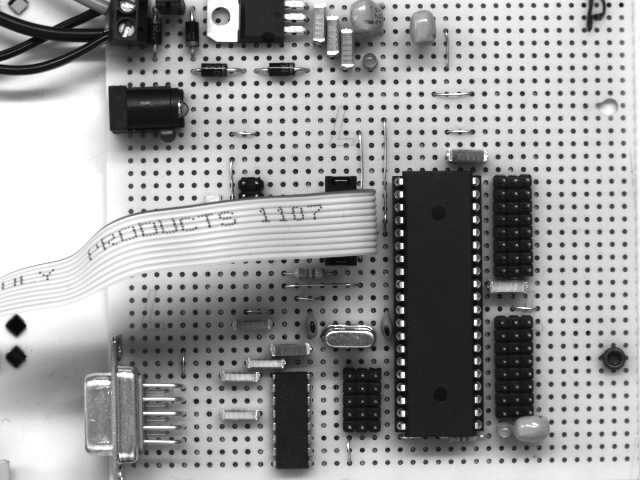
//> input picture assets/image1.pgm, 640 x 480 px
$ ./h-nse-imvis   (built with g++ and OpenCV 4)
//> lines starting //> are read from the running program, lines starting //| are printed output that depends on the picture
### Assignment/GapsNext.h
#pragma once
#include "opencv2/highgui/highgui.hpp"
#include "opencv2/imgproc/imgproc.hpp"

using namespace cv;
using namespace std;

class GapsNext
{
public:
	GapsNext(Mat &src, Mat &dst);
	void process(void);
	uint8_t labelPixel(uint16_t h, uint16_t w);

private:
	Mat src, dst;
	int HEIGHT, WIDTH;
	uint8_t label;
	int internalEdges[4][2][2] = {
		{{0, 255},
		 {255, 255}},
		{{255, 0},
		 {255, 255}},
		{{255, 255},
		 {255, 0}},
		{{255, 255},
		 {0, 255}}};

	int externalEdges[4][2][2] = {
		{{255, 0},
		 {0, 0}},
		{{0, 255},
		 {0, 0}},
		{{0, 0},
		 {0, 255}},
		{{0, 0},
		 {255, 0}}};
};

### Assignment/Gaps.h
#pragma once
#include "opencv2/highgui/highgui.hpp"
#include "opencv2/imgproc/imgproc.hpp"

using namespace cv;
using namespace std;

class Gaps
{
public:
	Gaps(Mat &src, Mat &dst);
	void process(void);
	uint8_t labelPixel(uint16_t h, uint16_t w);

private:
	Mat src, dst;
	int HEIGHT, WIDTH;
	uint8_t label;

	int internalEdges[4][2][2] = {
		{{0, 255},
		 {255, 255}},
		{{255, 0},
		 {255, 255}},
		{{255, 255},
		 {255, 0}},
		{{255, 255},
		 {0, 255}}};

	int externalEdges[4][2][2] = {
		{{255, 0},
		 {0, 0}},
		{{0, 255},
		 {0, 0}},
		{{0, 0},
		 {0, 255}},
		{{0, 0},
		 {255, 0}}};
};

### Assignment/Mier.h
#pragma once
#include "opencv2/highgui/highgui.hpp"
#include "opencv2/imgproc/imgproc.hpp"

using namespace cv;
using namespace std;

class Mier
{
public:
	Mier(Mat &src1, Mat &src2, Mat &dst);
	void process(void);

private:
	Mat src1, src2, dst;
};

### Assignment/Filtering.h
#pragma once
#include "opencv2/highgui/highgui.hpp"
#include "opencv2/imgproc/imgproc.hpp"

using namespace cv;
using namespace std;

class Filtering
{
public:
	Filtering(Mat &src, Mat &dst);
	void hdFilter(void);
	void ldFilter(void);
	void medianFilter(void);

private:
	Mat src, dst;
	int HEIGHT, WIDTH;
};

### Assignment/Zoom.h
#pragma once
#include "opencv2/highgui/highgui.hpp"
#include "opencv2/imgproc/imgproc.hpp"

using namespace cv;
using namespace std;

class Zoom
{
public:
	Zoom(Mat &src, Mat &dst, float zoomFactor, int x, int y);
	void process(void);

private:
	Mat src, dst;
	int HEIGHT, WIDTH;
	float zoomFactor;
	int x,y;
};

### Assignment/SmartContrast.h
#pragma once
#include "opencv2/highgui/highgui.hpp"
#include "opencv2/imgproc/imgproc.hpp"

using namespace cv;
using namespace std;

class SmartContrast
{
public:
	SmartContrast(Mat &src, Mat &dst);
	void process(void);

private:
	Mat src, dst;
	int HEIGHT, WIDTH;
};

### Assignment/Invert.h
#pragma once
#include "opencv2/highgui/highgui.hpp"
#include "opencv2/imgproc/imgproc.hpp"

using namespace cv;
using namespace std;

class Invert
{
public:
	Invert(Mat &src, Mat &dst);
	void process(void);

private:
	Mat src, dst;
	int HEIGHT, WIDTH;
};

### Assignment/Mirror.h
#pragma once
#include "opencv2/highgui/highgui.hpp"
#include "opencv2/imgproc/imgproc.hpp"

using namespace cv;
using namespace std;

class Mirror
{
public:
	Mirror(Mat &src, Mat &dst);
	void process(void);

private:
	Mat src, dst;
	int HEIGHT, WIDTH;
};

### Assignment/Histogram.h
#pragma once
#include "opencv2/highgui/highgui.hpp"
#include "opencv2/imgproc/imgproc.hpp"
#include <iostream>

using namespace cv;
using namespace std;

class Histogram
{
public:
	Histogram(const String &winname, Mat &src);
	void update();

private:
	int _pixelvalue = 127; // beginwaarde voor trackbar waarde
	int histSize = 256;		 // Totaal aantal grijswaarden
	String winname;
	Mat src, dst, histI, histO, histImage;
};

### Assignment/Parameters.h
#pragma once
#define LEVELS 255 // aantal grijswaarden

### Assignment/Mirror.cpp
#include "Mirror.h"
using namespace cv;
using namespace std;

Mirror::Mirror(Mat &src, Mat &dst)
{
    this->src = src;
    this->dst = dst;
    HEIGHT = src.rows;
    WIDTH = src.cols;
}

void Mirror::process(void)
{
    int h, w, temp = 0;
    for (h = 0; h < HEIGHT; h++)
    {
        for (w = 0; w < WIDTH; w++)
        {
            temp = src.at<uchar>(h, w);
            // temp = *src.ptr(h, w); // hetzelfde als hierboven, maar op een andere manier.

            dst.at<uchar>(h, WIDTH - w - 1) = temp;
            //*dst.ptr(HEIGHT - h - 1, w) = temp; // hetzelfde als hierboven, maar op een andere manier.
        }
    }
}

### Assignment/h-nse-imvis.cpp
#define ASSET_DIR "../assets/"

#include "opencv2/highgui.hpp"
#include <iostream>

#include "Parameters.h"
#include "Histogram.h"
#include "Mirror.h"
#include "Invert.h"
#include "SmartContrast.h"
#include "Zoom.h"
#include "Filtering.h"
#include "Mier.h"
#include "Gaps.h"
#include "GapsNext.h"

using namespace cv;
using namespace std;

int lab1_opdracht1a_beeld_spiegelen()
{
    // 1. Spiegelen
    Mat src, dst;

    String source_window = "Originele plaatje"; // Mag je weglaten, alleen imshow("naam",src) is voldoende. Dit maakt het mooier.
    String destination_window = "Verticaal gespiegeld";

    /* Hieronder: plaatje inlezen met imread(). De paden moet er zo uitzien: "C://mijnMap//subMap//bestand.pgm"
    Vergeet de optie IMREAD_GRAYSCALE niet als je een grijswaardenplaatje inleest.
    Met IMREAD_GRAYSCALE krijg je 1 byte per pixel, als je het vergeet krijg je 3 bytes per pixel en dan zie je maar 1/3 van je bronplaatje terug!! */

    src = imread(ASSET_DIR "image1.pgm", IMREAD_GRAYSCALE);
    namedWindow(source_window, WINDOW_AUTOSIZE); // Mag je weglaten, alleen imshow("naam",src) is voldoende.
    imshow(source_window, src);                  // Originele plaatje laten zien.
    int HEIGHT = src.rows;
    int WIDTH = src.cols;
    int temp = 0;

    dst = Mat::ones(HEIGHT, WIDTH, CV_8U) * 0; // Maak een nieuw plaatje van hetzelfde type als src, gevuld met 1 * 0 (dus nullen, dus zwart)

    Mirror spiegel(src, dst);
    spiegel.process();

    namedWindow(destination_window, WINDOW_AUTOSIZE); // Mag je weglaten, alleen imshow("naam",src) is voldoende.
    imshow(destination_window, dst);                  // Bestemmingsplaatje laten zien.

    // Plaatjes netjes positioneren (mag je weglaten, alleen imshow() is voldoende)
    moveWindow(source_window, 0, 0);          // Plaatje naar linksboven verplaatsen
    moveWindow(destination_window, WIDTH, 0); // Plaatje rechts naast de andere plaatsen

    waitKey(0); // Wachten tot een toets gedrukt wordt...
    return 0;
}

// [335 lines left out: functions lab1_opdracht1b_grijswaarden_inverteren, lab1_opdracht2_contrast_stretch, lab2_opdracht2_zoomen, lab2_opdracht2b_roteren, lab2_opdracht3_affien_mysterie, lab3_opdracht1_hoogdoorlaat and 5 more, not called in this run]

int main(int argc, const char **argv)
{
    int optie, ret;

    do
    {
        cout << "\033[1;32m";
        cout << "H-NSE-IMVIS   -   Maak een keuze (geef nummer + druk Enter)" << endl;
        cout << "\033[0;32m";
        cout << "-1: Demo met camera en histogram" << endl;
        cout << " 1: Lab 1 Opdracht 1a - Spiegelen" << endl;
        cout << " 2: Lab 1 Opdracht 1b - Inverteren" << endl;
        cout << " 3: Lab 1 Opdracht 2  - Contrast aanpassen" << endl;
        cout << " 4: Lab 2 Opdracht 2  - Affien: Zoomen" << endl;
        cout << " 5: Lab 2 Opdracht 2b - Affien: Roteren" << endl;
        cout << " 6: Lab 2 Opdracht 3  - Mysterieuze affiene transformatie - LET OP! : TOETSVRAGEN!" << endl;
        cout << " 7: Lab 3 Opdracht 1  - Hoogdoorlaat filter" << endl;
        cout << " 8: Lab 3 Opdracht 2a - Laagdoorlaat filter" << endl;
        cout << " 9: Lab 3 Opdracht 2b - Mediaan filter" << endl;
        cout << "10: Lab 4 Opdracht 3  - Mier(en)" << endl;
        cout << "11: Lab 5 Opdracht 1  - Gaten tellen1" << endl;
        cout << "12: Lab 5 Opdracht 2  - Gaten tellen2 - verbeterd" << endl;
        cout << endl
             << "Maak een keuze (0 = stoppen): ";
        cin >> optie;
//> the answer given: 1

        switch (optie)
        {
        case 0:
            ret = 0;
            break;
        case 1:
            ret = lab1_opdracht1a_beeld_spiegelen();
//> in lab1_opdracht1a_beeld_spiegelen, src is the input picture: 480 rows x 640 cols, CV_8UC1; min 7, max 255, mean 153.3
//> the loop in process, `for (h = 0; h < HEIGHT; h++)` made 480 passes
//> temp on passes 1 to 3: 255, 255, 255
//> after the loop in process, `for (h = 0; h < HEIGHT; h++)`:
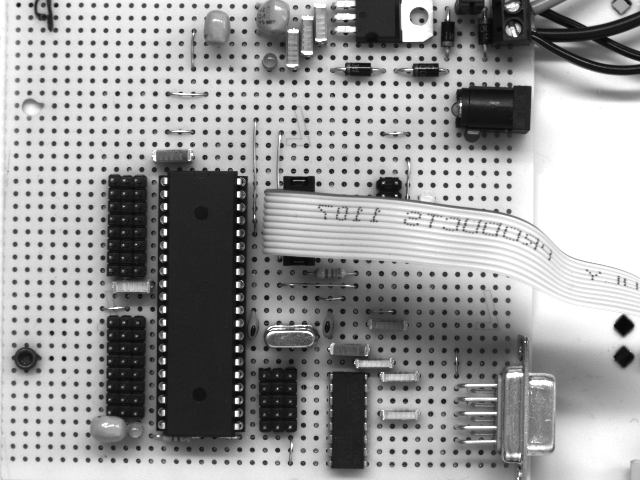
//> dst: 480 rows x 640 cols, CV_8UC1; min 7, max 255, mean 153.3
//> after the loop in process, `for (h = 0; h < HEIGHT; h++)`: temp = 217
            break;
        case 2:
            ret = lab1_opdracht1b_grijswaarden_inverteren();
            break;
        case 3:
            ret = lab1_opdracht2_contrast_stretch();
            break;
        case 4:
            ret = lab2_opdracht2_zoomen();
            break;
        case 5:
            ret = lab2_opdracht2b_roteren();
            break;
        case 6:
            ret = lab2_opdracht3_affien_mysterie();
            break;
        case 7:
            ret = lab3_opdracht1_hoogdoorlaat();
            break;
        case 8:
            ret = lab3_opdracht2a_laagdoorlaat();
            break;
        case 9:
            ret = lab3_opdracht2b_mediaan();
            break;
        case 10:
            ret = lab4_opdracht3_mieren();
            break;
        case 11:
            ret = lab5_opdracht1_gaten_tellen();
            break;
        case 12:
            ret = lab5_opdracht2_labellen();
            break;
        }

        if (ret != 0)
            return ret;
        destroyAllWindows(); // Alle openstaande imshow() vensters sluiten
    } while (optie != 0);
    return 0;
}

$ run again, with assets/ants1.pgm copied over assets/image1.pgm
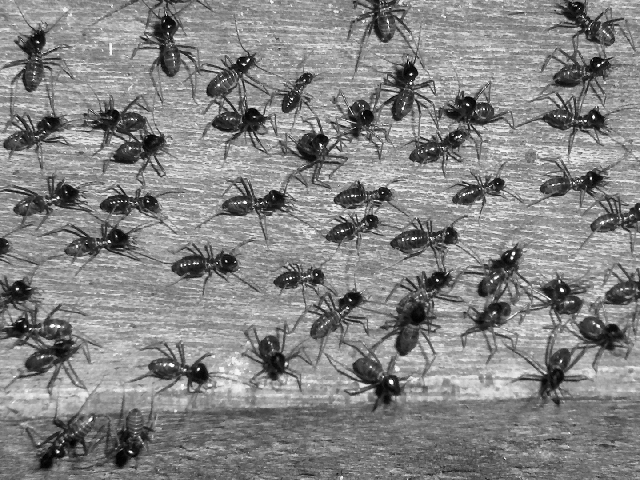
//> input picture assets/ants1.pgm, 640 x 480 px
//> in lab1_opdracht1a_beeld_spiegelen, src is the input picture: 480 rows x 640 cols, CV_8UC1; min 0, max 255, mean 132.1
//> the loop in process, `for (h = 0; h < HEIGHT; h++)` made 480 passes
//> temp on passes 1 to 3: 210, 160, 157
//> after the loop in process, `for (h = 0; h < HEIGHT; h++)`:
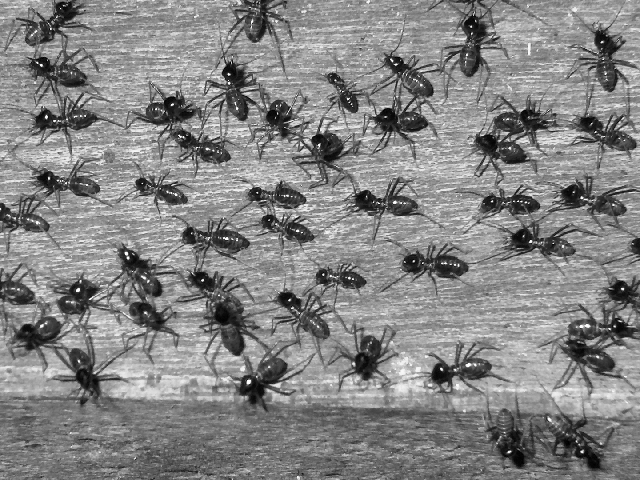
//> dst: 480 rows x 640 cols, CV_8UC1; min 0, max 255, mean 132.1
//> after the loop in process, `for (h = 0; h < HEIGHT; h++)`: temp = 123

$ run again, with assets/Delft.jpg saved as assets/image1.pgm
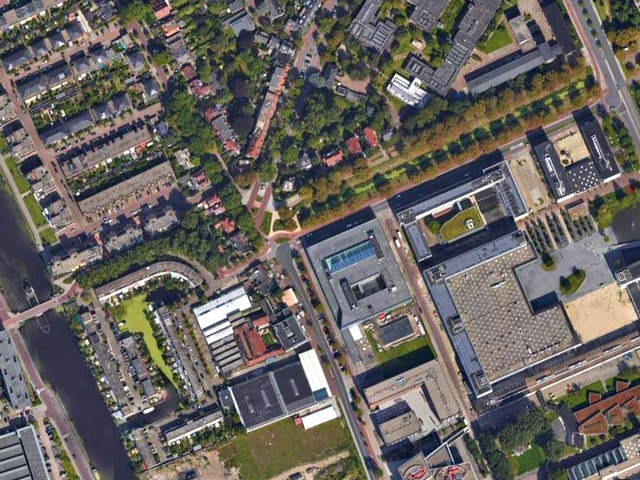
//> input picture assets/Delft.jpg, 640 x 480 px
//> in lab1_opdracht1a_beeld_spiegelen, `src = imread(ASSET_DIR "image1.pgm", IMREAD_GRAYSCALE);`:
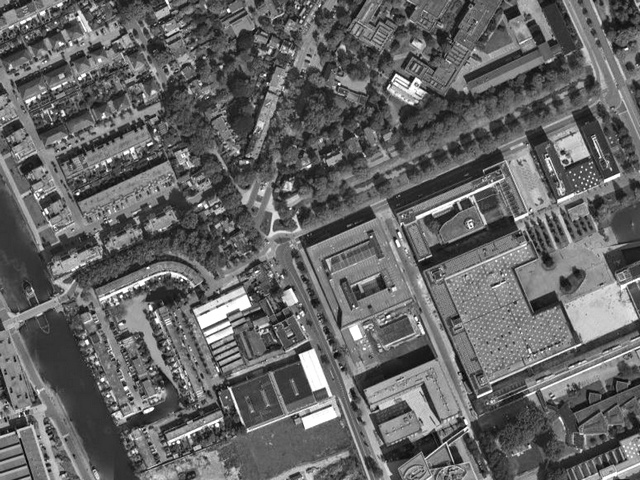
//> src: 480 rows x 640 cols, CV_8UC1; min 3, max 255, mean 101.1
//> the loop in process, `for (h = 0; h < HEIGHT; h++)` made 480 passes
//> temp on passes 1 to 3: 120, 110, 169
//> after the loop in process, `for (h = 0; h < HEIGHT; h++)`:
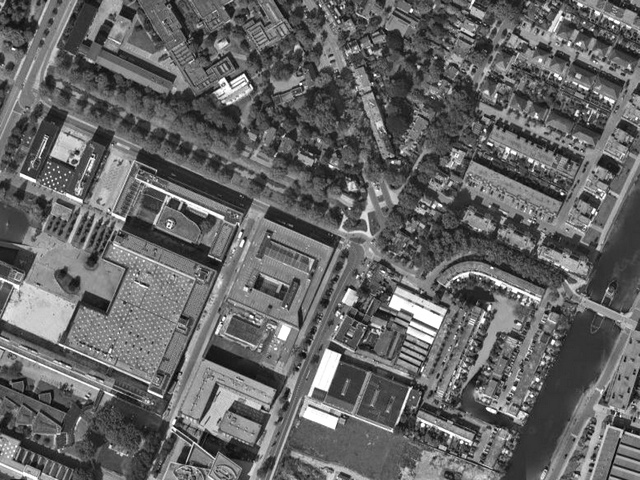
//> dst: 480 rows x 640 cols, CV_8UC1; min 3, max 255, mean 101.1
//> after the loop in process, `for (h = 0; h < HEIGHT; h++)`: temp = 71
